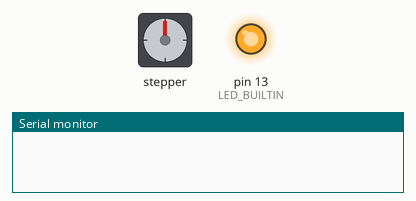
Recording of a sketch running on a simulated Arduino Uno, built with avr-gcc and run on an emulated ATmega328P. On the bench: stepper motor, output pins drawn as LEDs (lit = HIGH), the last lines printed to the serial monitor. Wiring (inferred from the names in the program): stepper motor driver (200 steps per turn assumed): step pin 3; direction pin 2; enable pin 4. Pins used as bus, display or sensor lines are not drawn.

Above: at 1.05 s.
At 2.15 s:
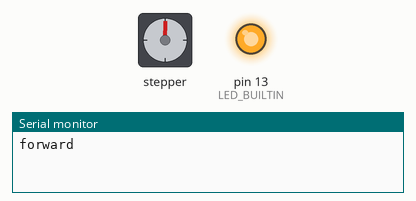
At 3.3 s:
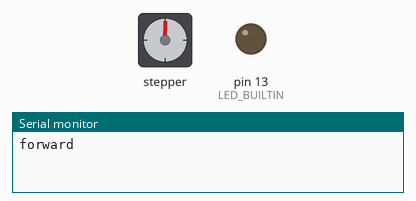
At 4.3 s:
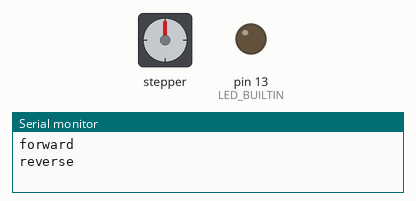
Timing chart, 0 to 8.7 s (numbered marks = the images above):
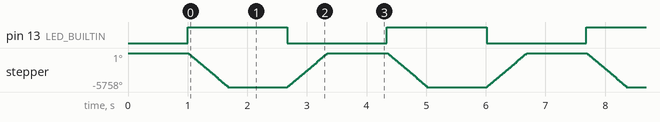

Measured:
- by itself, pin 13 (LED_BUILTIN): alternates HIGH for 1.7 s and LOW for 1.7 s
- by itself, stepper: turns 5758° counter-clockwise in 0.65 s, then 5759° clockwise in 0.67 s, repeating every 3.3 s

The sketch:

mks_servo_test.ino
```cpp
/**************** MKS SERVOxxD Close Loop Step Motor ***************
******************** arduino Example 1 ********************
**	Instance Name：Pulses Control Mode
**  Instance Purpose：arduino UNO board sends a pulse signal to control the motor to rotate forward and backward in a cycle
**  Instance Phenomenon：After the program runs, you can observe that:
** 1. The LED light is on, and the motor is turning a circle;
** 2. The LED lights off, the motor reverses a circle;
** 3. cycle like this
** Precautions：The motor working mode is set to CR_vFOC or CR_CLOSE
** Source：
**  CSDN Blog：https://blog.csdn.net/gjy_skyblue
**  Bilibili Vedio：https://space.bilibili.com/393688975/channel/series
**  Baidu Cloud：https://pan.baidu.com/s/1BjrK9SC8pWnDoU32F8jHqA?pwd=mks2
**	QQ Group：948665794
**********************************************************/

int EN_PIN = 4;     //Define the enable signal port
int STP_PIN = 3;    //Define the stop signal port
int DIR_PIN = 2;    //Define the diration signal port

int i;
// the setup function runs once when you press reset or power the board
void setup() {
  // initialize digital pin LED_BUILTIN as an output.
  Serial.begin(115200);
  pinMode(LED_BUILTIN, OUTPUT);

  pinMode(EN_PIN, OUTPUT);    //Set the enable signal port to output mode
  pinMode(STP_PIN, OUTPUT);   //Set the stop signal port to output mode
  pinMode(DIR_PIN, OUTPUT);   //Set the diration signal port to output mode

  digitalWrite(EN_PIN, HIGH);   //Set enable signal high level
  digitalWrite(STP_PIN, HIGH);  //Set stop signal high level
  digitalWrite(DIR_PIN, HIGH);  //Set diration signal high level

  delay(1000);                  //delay 1000ms
}

// the loop function runs over and over again forever
void loop() {
/*Output pulse signal to control the motor to rotate forward or reverse for 1 circle (16 subdivisions)
 *The higher the pulse frequency, the faster the motor speed
 *The pulse frequency is changed by the delay function delayMicroseconds()*/
    digitalWrite(EN_PIN, LOW);          //The enable signal outputs a low level, and the motor locks the shaft
    digitalWrite(DIR_PIN, LOW);         //The direction signal outputs low level, and the motor rotates in the forward or reverse direction
    digitalWrite(LED_BUILTIN, HIGH);    //Light up the LED
    for(i=0;i<3200;i++)                 //Output 3200 pulse signals
    {
      digitalWrite(STP_PIN, HIGH);      //Pulse signal output high level
      delayMicroseconds(100);           //delay 100μs
      digitalWrite(STP_PIN, LOW);       //Pulse signal output low level
      delayMicroseconds(100);           //delay 100μs
    }
    Serial.println("forward");
    digitalWrite(EN_PIN, HIGH);         //The enable signal outputs a high level, and the motor looses the shaft

    delay(1000);                        //delay 1000ms

/*Output pulse signal to control the motor to rotate forward or reverse for 1 circle (16 subdivisions)
 *The higher the pulse frequency, the faster the motor speed
 *The pulse frequency is changed by the delay function delayMicroseconds()*/
    digitalWrite(EN_PIN, LOW);          //The enable signal outputs a low level, and the motor locks the shaft
    digitalWrite(DIR_PIN, HIGH);        //The direction signal outputs a high level, and the motor rotates in the forward or reverse direction
    digitalWrite(LED_BUILTIN, LOW);     //Turn off the LED lights
    for(i=0;i<3200;i++)                 //Output 3200 pulse signals
    {
      digitalWrite(STP_PIN, HIGH);      //Pulse signal output high level
      delayMicroseconds(100);           //delay 100μs
      digitalWrite(STP_PIN, LOW);       //Pulse signal output low level
      delayMicroseconds(100);           //delay 100μs
    }
    Serial.println("reverse");
    digitalWrite(EN_PIN, HIGH);         //The enable signal outputs a high level, and the motor looses the shaft
    delay(1000);                        //delay 1000ms
}
```
